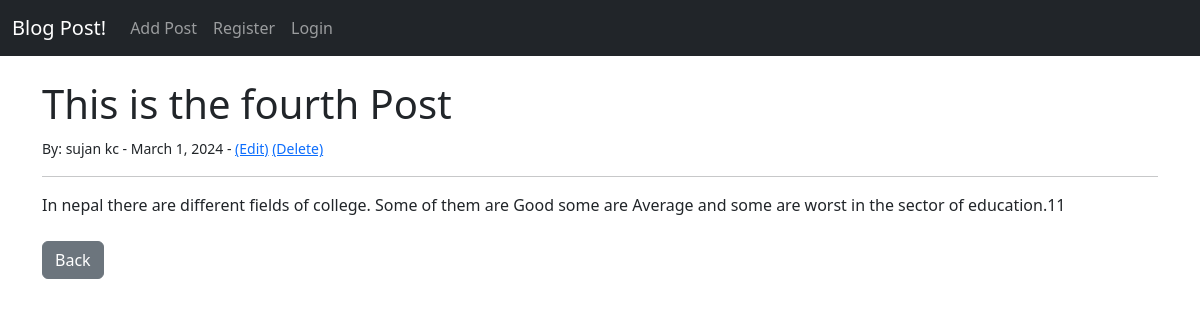
The page /article/25/ on the database its author committed.
### theblog/models.py (models this page shows, shortened)
class Post(models.Model):
    title = models.CharField(max_length=250)
    title_tag = models.CharField(max_length=250,)
    author = models.ForeignKey(User, on_delete=models.CASCADE)
    content = models.TextField()
    post_date = models.DateField(auto_now_add=True)

### theblog/views.py (the view)
# urls.py: path('article/<int:pk>/',ArticleDetailView.as_view(), name ='article-detail'),
class ArticleDetailView(DetailView):
    model = Post
    template_name = 'theblog/article_details.html'

### theblog/templates/theblog/article_details.html (shortened to what this page needs)
{% extends 'theblog/base.html' %}
{% block content %}
<h1>{{ post.title }}</h1>
<small>By:
    {{ post.author.first_name }}
    {{ post.author.last_name }} -
    {{ post.post_date }} -
    <a href="{% url 'theblog:update_post' post.pk %}">(Edit)</a>
    <a href="{% url 'theblog:delete_post' post.pk %}">(Delete)</a>
</small><br/>
<hr>
{{ post.content }}
<br/><br/>
<a href="{% url 'theblog:home' %}" class="btn btn-secondary">Back</a>
{% endblock %}

### rows shown on the page
Post: title "This is the fourth Post", author.first_name "sujan", author.last_name "kc", post_date "March 1, 2024", content "In nepal there are different fields of college. Some of them are Good some are Average and some are worst in the sector of education.11"
